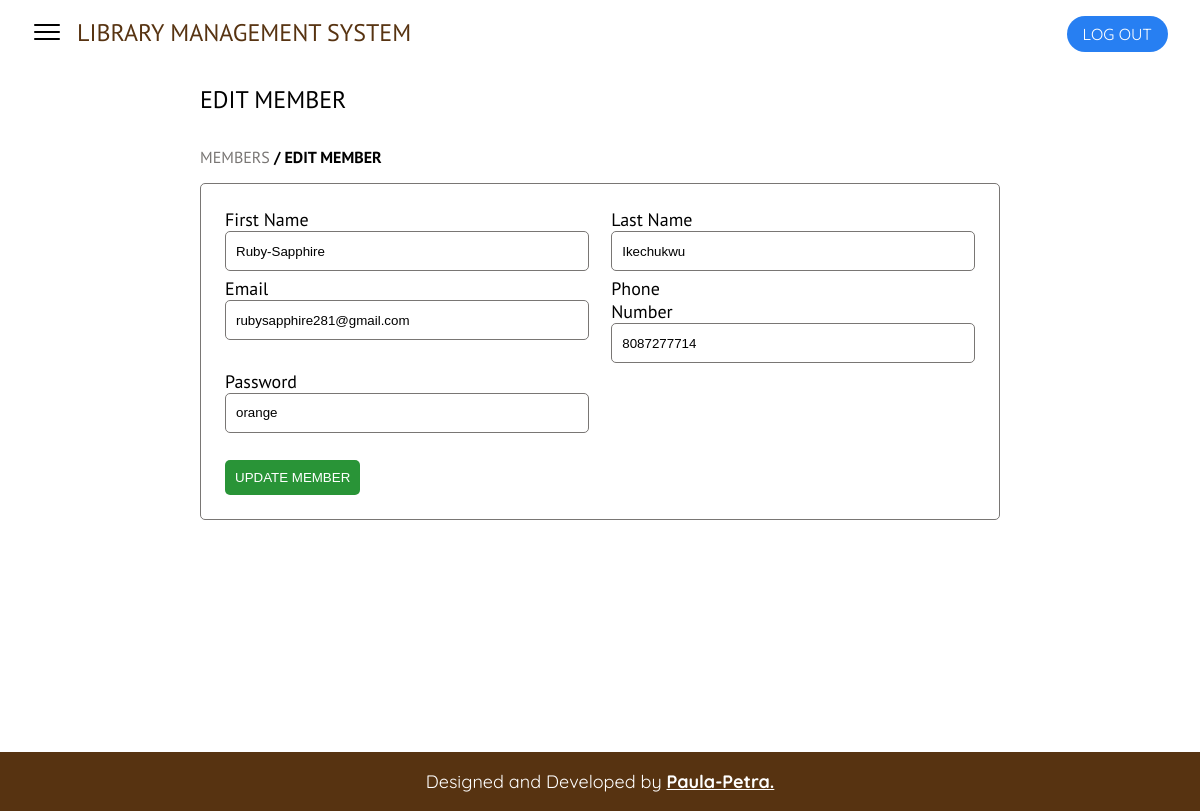
/edit_member.php?id=4 (signed in), run on the app's committed database.
### tables this page shows
CREATE TABLE `signup_form` (
  `id` int(11) NOT NULL,
  `firstName` varchar(50) NOT NULL,
  `lastName` varchar(50) NOT NULL,
  `phoneNumber` varchar(12) NOT NULL,
  `email` varchar(50) NOT NULL,
  `password` varchar(12) NOT NULL
);

### edit_member.php (the view, shortened to what this page needs)
<?php
$conn = new mysqli('localhost', 'root', '', 'librarymanagementsystem');
?>
<!DOCTYPE html>
    <html lang="en">
    <head>
        <link rel="stylesheet" href="style.css">
    </head>
    <body class="dashboard-body">
            <header class="page-header">
                <nav class="nav-bar" id="main-nav">
                    <div class="div1">
                        <a class="menu-icon" id="open-nav"><img src="imgs/icons8-menu-30.png" alt=""></a>
                        <a href="index.html" class="page-title">LIBRARY MANAGEMENT SYSTEM</a>
                    </div>
                    <div>
                        <ul class="main-nav-list">
                            <li class="nav-user" id="nav-admin"><a href="logout.php">LOG OUT</a></li>
                        </ul>
                    </div>
                </nav>
            </header>
            <main class="">
            <section class="dashboard-container">
                    <div class="page-box">
                        <div class="section-title">
                            <h2>EDIT MEMBER</h2>
                        </div>
                        <div class="members-nav">
                            <p><a href="members.php">MEMBERS</a> / EDIT MEMBER</p>
                        </div>
                        <div class="member-body">
                        <?php
                        if(isset($_GET['id'])){
                            $member_id = $_GET['id'];
                            $members = "SELECT * FROM signup_form WHERE id='$member_id' ";
                            $members_run = mysqli_query($conn, $members);
                            if(mysqli_num_rows($members_run) > 0){
                                foreach($members_run as $member){
                                    ?>
                                         <form class="editmember-form">
                                            <div class="editform-container">
                                                <div class="edit-inputs">
                                                    <div class="form-control">
                                                        <label for="firstName">First Name</label>
                                                        <input type="text" name="firstName" value="<?=$member['firstName'];?>" id="firstName">
                                                    </div>
                                                    <div class="form-control">
                                                        <label for="firstName">Last Name</label>
                                                        <input type="text" name="lastName" value="<?=$member['lastName'];?>" id="lastName">
                                                    </div>
                                                    <div class="form-control">
                                                        <label for="email">Email</label>
                                                        <input type="email" name="email" value="<?=$member['email'];?>" id="email">
                                                    </div>
                                                    <div class="form-control">
                                                        <label for="firstName">Phone Number</label>
                                                        <input type="tel" name="phoneNo" value="<?=$member['phoneNumber'];?>" id="phoneNo">
                                                    </div>
                                                    <div class="form-control">
                                                        <label for="Password">Password</label>
                                                        <input type="text" name="password" value="<?=$member['password'];?>" id="password">
                                                    </div>
                                                </div>
                                                <div>
                                                    <button onclick="checkInputs()" type="submit" class="edit">UPDATE MEMBER</button>
                                                </div>
                                            </div>
                                        </form>
                                    <?php
                                }
                            } else {
                                ?>
                                <h4>No Record Found</h4>
                                <?php
                            }
                        }
                        ?>
                        </div>
                    </div>
                </section>
            </main>
            <footer>
                <p>Designed and Developed by <b><a href="https://portfolio-task.paulapetra.repl.co/" target="_blank">Paula-Petra.</a></b></p>
            </footer>
    </body>
</html>

### style.css (style rules this page uses)
* { margin: 0; padding: 0; box-sizing: border-box; }
html { scroll-behavior: smooth; }
body { background-color: #fff; }
a { text-decoration: none; }
header { background-color: #fff; width: 100%; display: flex; flex-direction: row; align-items: center; position: fixed; top: 0; z-index: 2; }
.nav-bar { padding: 1em 2em; width: 100%; display: flex; flex-direction: row; justify-content: space-between; align-items: center; }
.page-title { font-family: 'PT Sans', sans-serif; font-size: 1.5em; color: #573311; }
.main-nav-list { display: flex; flex-direction: row; justify-content: space-between; align-items: center; list-style: none; font-family: 'Quicksand', sans-serif; }
.main-nav-list li { margin: 0 1em; transition-duration: 0.5s; }
#nav-admin { margin-right: 0; background-color: #277ff2; }
.nav-user { padding: 0.5em 1em; border-radius: 30px; }
.nav-user a { color: #fff; }
.section-title { width: 60%; }
footer p { font-family: 'Quicksand', sans-serif; font-size: 1.125em; text-align: center; padding: 1em 0; color: #fff; background-color: #573311; }
footer p a { color: #fff; text-decoration: underline; transition: 0.2s; }
.dashboard-body main { height: 94vh; }
.div1 { display: flex; gap: 15px; }
.menu-icon { cursor: pointer; }
.dashboard-body .dashboard-container { height: 80%; }
.dashboard-container { padding-top: 4.25em; height: 100%; display: flex; flex-direction: column; align-items: center; }
.dashboard-container>* { font-family: 'PT Sans', sans-serif; }
.page-box { max-height: 100%; width: 80%; height: 100%; padding: 1em 5em; }
.page-box .section-title { margin: 0 0 2em; }
.page-box .section-title h2 { font-weight: 400; }
.edit { background-color: #299437; color: white; transition: 0.2s; }
.members-nav { margin-bottom: 1em; }
.members-nav p { font-weight: 600; }
.members-nav a { font-weight: 400; transition: 0.2s; color: #797674; }
.editmember-form { border: 1px solid #797674; padding: 1.5em; border-radius: 5px; }
.edit-inputs { width: 100%; display: grid; grid-template-areas: 'a b' 'c d'; gap: 3%; margin-bottom: 40px; }
.edit-inputs:nth-child(1) { grid-area: a; }
.edit-inputs div { width: 100%; display: flex; flex-direction: column; }
.edit-inputs div label { width: 30%; font-size: 1.125em; }
.edit-inputs div input { height: 40px; border-radius: 5px; border: 1px solid #797674; padding: 10px; }
.editform-container div button { border: 0; border-radius: 5px; padding: 0.75em; }

### data on the page
signup_form: firstName "Ruby-Sapphire", lastName "Ikechukwu", email "rubysapphire281@gmail.com", phoneNo "8087277714", password "orange"
